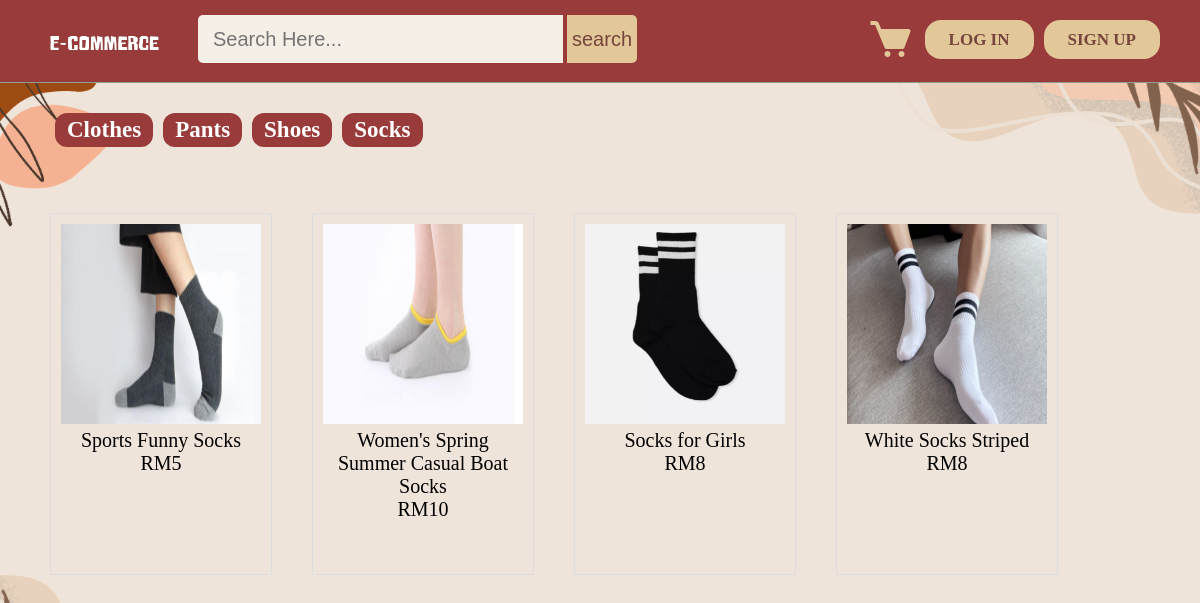
The app's page /Products/Socks.php with its own data.
### tables this page shows
CREATE TABLE `products` (
  `id` int(11) NOT NULL,
  `productname` varchar(100) NOT NULL,
  `price` int(11) NOT NULL,
  `description` text NOT NULL,
  `availableunit` int(11) NOT NULL,
  `item` varchar(100) NOT NULL,
  `image` text NOT NULL
);

### Products/Socks.php (the view, shortened to what this page needs)
<?php
include("../config.php");
?>
<!DOCTYPE html>
<html>
<head>
    <link rel="stylesheet" type="text/css" href="../css/style.css">
    <link href='https://unpkg.com/boxicons@2.1.4/css/boxicons.min.css' rel='stylesheet'>
</head>
<body>
    <?php include("../header.php");
    include 'menu.php'; ?>
    <div class="show-product-container">
        <div class="product-container">
            <?php
            $getposts = mysqli_query($conn, "SELECT * FROM products WHERE availableunit >='1' AND item ='socks'  ORDER BY id DESC LIMIT 10") or die(mysqli_error($conn));
            if (mysqli_num_rows($getposts)) {
                while ($row = mysqli_fetch_assoc($getposts)) {
                    $id = $row['id'];
                    $productname = $row['productname'];
                    $price = $row['price'];
                    $image = $row['image'];
                    echo '
                    <div class="product-item">
                        <a href="view_product.php?productid=' . $id . '">
                            <img src="../image/product/socks/' . $image . '" class="product-image" alt="' . $productname . '">
                        </a>
                        <div class="product-details">
                            <span class="product-name">' . $productname . '</span><br>
                            <span class="product-price">RM' . $price . ' </span>
                        </div>
                    </div>
                ';
                }
            }
            ?>
        </div>
    </div>
</body>
</html>

### css/style.css (style rules this page uses)
body { padding: 0px; margin: 0px; width: 100%; position: relative; background-color: #F5EFE7; min-width: 1080px; }
.show-product-container { font-size: 20px; padding: 30px; }
.product-container { display: flex; flex-wrap: wrap; justify-content: flex-start; }
.product-item { width: 200px; height: 340px; margin: 20px; border: 1px solid #ddd; padding: 10px; display: flex; flex-direction: column; align-items: center; }
.product-image { max-width: 100%; height: auto; }
.product-details { flex-grow: 1; text-align: center; }

### Products/Socks.php (style rules this page uses)
body { margin: 0; background: url('../image/background 4.png')center/cover no-repeat fixed; }

### records on screen
products: image (picture), productname "Sports Funny Socks", price "5"
products: image (picture), productname "Women's Spring Summer Casual Boat Socks", price "10"
products: image (picture), productname "Socks for Girls", price "8"
products: image (picture), productname "White Socks Striped", price "8"
